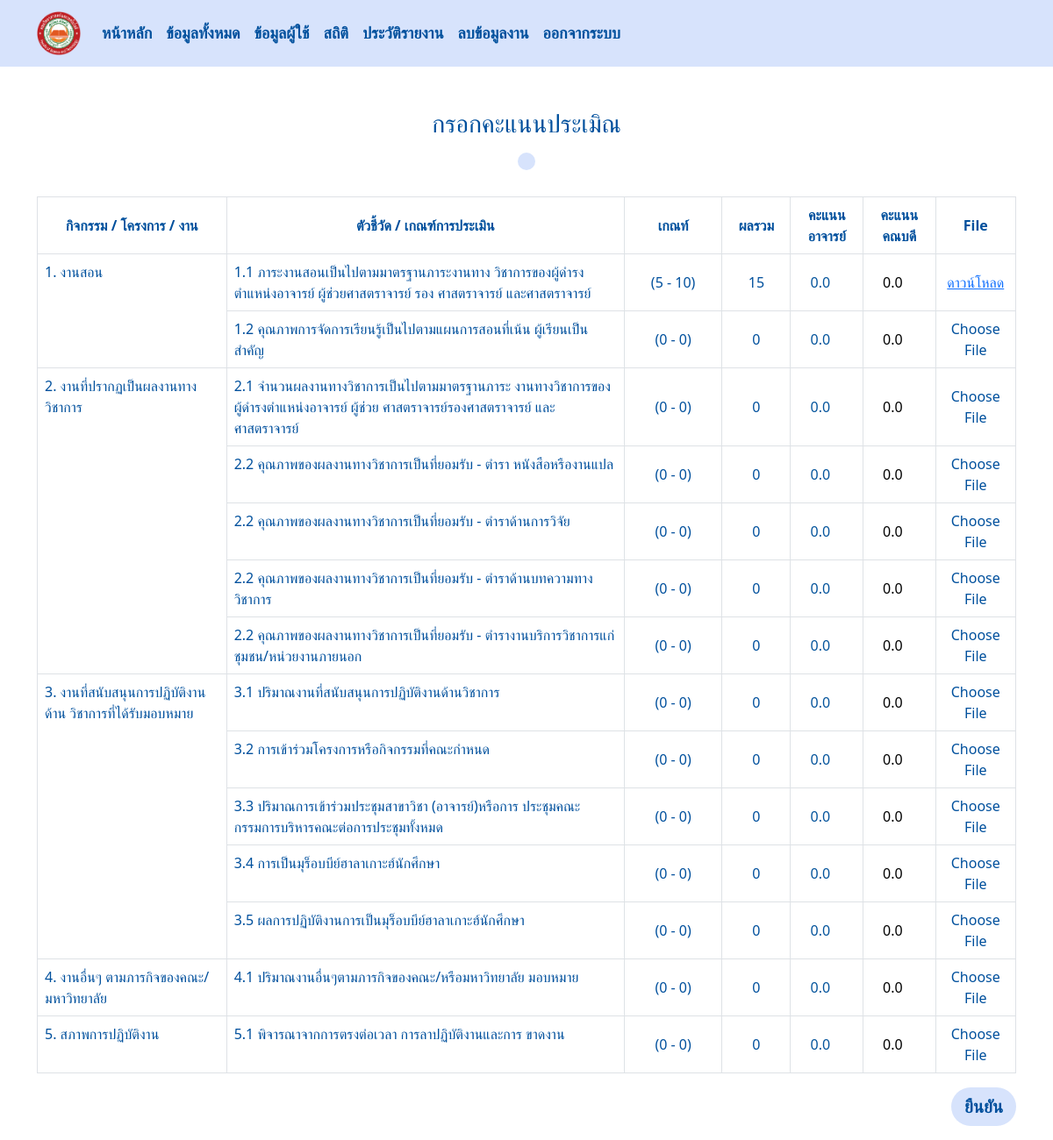
The app's page /conclusion/5/ (signed in) with its own data.
### managesystem/models.py (models this page shows, shortened)
class Result(models.Model):
    employee = models.ForeignKey(Employee, on_delete=models.CASCADE)
    work = models.ForeignKey(Setunit, on_delete=models.CASCADE)
    term1 = models.PositiveIntegerField(default=0)
    term2 = models.PositiveIntegerField(default=0)
    total = models.PositiveIntegerField(default=0)
    employee_score = models.FloatField(default=0.0)
    dean_score = models.FloatField(default=0.0)
    result_score = models.FloatField(default=0.0)
    file = models.FileField(upload_to=user_directory_path, blank=True, null=True)

class Work(models.Model):
    name = models.CharField(max_length=100) ### col for กิจกรรม
    description = models.TextField() ### col for ตัวชี่วัด

class Setunit(models.Model):
    name = models.ForeignKey(Work,on_delete=models.CASCADE) ### ตำแหน่ง
    minunit = models.PositiveIntegerField(default=0) ### ค่าน้ำหนักตำ
    maxunit = models.PositiveIntegerField(default=0) ### สูง
    POSITION_CHOICES = [
        ('Dean', 'Dean'),
        ('Lecturer', 'Lecturer'),
        ('Researcher', 'Researcher'),
    ]
    position = models.CharField(max_length=50, choices=POSITION_CHOICES)

### managesystem/views.py (the view)
    def wrapper(request, *args, **kwargs):
        if not request.user.is_authenticated:
            messages.info(request, "กรุณาเข้าสู่ระบบ")  # Custom message
            return redirect('login')  # Redirect to login URL
        return function(request, *args, **kwargs)

### managesystem/views.py (called while the page is built, shortened)
def custom_login_required(function):
    def wrapper(request, *args, **kwargs):
        if not request.user.is_authenticated:
            messages.info(request, "กรุณาเข้าสู่ระบบ")  # Custom message
            return redirect('login')  # Redirect to login URL
        return function(request, *args, **kwargs)
    return wrapper

@custom_login_required
def conclusion(request, employee_id):
    employee = get_object_or_404(Employee, id=employee_id)
    results = Result.objects.filter(employee=employee)
    grouped_works = {key: list(group) for key, group in itertools.groupby(results, key=lambda x: x.work.name.name)}
    total_sum = (results.aggregate(Sum('total'))['total__sum'] or 0)
    score_sum = (results.aggregate(Sum('result_score'))['result_score__sum'] or 0)
    result_sum = float(score_sum / total_sum)
    context = {
        'grouped_works': grouped_works,
        'employee': employee,
        'total_sum': total_sum,
        'score_sum': score_sum,
        'result_sum': result_sum
    }
    return render(request,"conclusion.html", context)

### templates/conclusion.html (shortened to what this page needs)
{% include 'navbar.html' %}
<!DOCTYPE html>
<html lang="en">
<head>
    {% load static %}
    <link rel="stylesheet" href="{% static 'css/conclusion.css' %}">
</head>
<body>
    <div class="container mt-5">
        <h3 class="text-center mb-3">กรอกคะแนนประเมิณ</h3>
        <div class="text-center">
        <h3 class="mb-4 name">{{employee.username.first_name}} {{employee.username.last_name}}</h3>
    </div>
        <div class="table-responsive">
            <form action="" method="POST" enctype="multipart/form-data">
                <table id="workdata-table" class="table table-bordered">
                    <thead class="thead-dark">
                        <tr class="text-center align-middle">
                            <th data-filter="true" data-filter-type="select">กิจกรรม / โครงการ / งาน</th>
                            <th data-filter="true" data-filter-type="select">ตัวชี้วัด / เกณฑ์การประเมิน</th>
                            <th data-filter="true" data-filter-type="select">เกณท์</th>
                            <th data-filter="true" data-filter-type="select">ผลรวม</th>
                            <th data-filter="true" data-filter-type="select">คะแนนอาจารย์</th>
                            {% if user.employee.position == "Dean" %}
                            <th data-filter="true" data-filter-type="select">คะแนนคณบดี</th>
                            <th id="sem2Header" data-filter="true" data-filter-type="select">File</th>
                            {% else %}
                            <th id="sem2Header" data-filter="true" data-filter-type="select">อัพโหลดFile ZIP</th>
                            <th data-filter="true" data-filter-type="select" style="display: none;">คะแนนคณบดี</th>
                            <th id="sem2Header" data-filter="true" data-filter-type="select" style="display: none;">ค่าคะแนนถ่วงน้ำหนัก</th>
                            {% endif %}
                        </tr>
                    </thead>
                    <tbody>
                        {% for group_name, group_works in grouped_works.items %}
                        <tr>
                            <td rowspan="{{ group_works|length }}">{{ group_name }}</td>
                            <td name="{{group_works.0.work.name.id}}">{{ group_works.0.work.name.description }}</td>
                            <td class="text-center align-middle" style="width: 10%;">
                                ({{group_works.0.work.minunit}} - {{group_works.0.work.maxunit}})
                            </td>
                            <td class="text-center align-middle" style="width: 7%;">
                                {{group_works.0.total}}
                            </td>
                            <td  class="align-middle text-center">
                                {% if user.employee.position == 'Dean' %}
                                    {% if user.first_name == employee.username.first_name %}
                                    <input class="text-center" type="number" step="0.1" min="0" max="5" value="{{ group_works.0.employee_score }}" name="employee_score_{{ group_works.0.id }}">
                                    {% else %}
                                    <input class="text-center" style="color: #04549c;" type="number" step="0.1" min="0" max="5" value="{{ group_works.0.employee_score }}" name="employee_score_{{ group_works.0.id }}" readonly>
                                    {% endif %}
                                {% else %}
                                <input class="text-center" type="number" step="0.1" min="0" max="5" value="{{ group_works.0.employee_score }}" name="employee_score_{{ group_works.0.id }}">
                                {% endif %}
                            </td>
                            {% if user.employee.position == 'Dean' %}
                            <td  data-id="{{ group_works.0.work.id }}" class="text-center align-middle">
                                <input class="text-center" type="number" step="0.1" min="0" max="5" value="{{ group_works.0.dean_score }}" name="dean_score_{{ group_works.0.id }}">
                            </td>
                            {% else %}
                            <td  data-id="{{ group_works.0.work.id }}" class="text-center align-middle" style="display: none;">
                                <input class="text-center" type="number" step="0.1" min="0" max="5" value="{{ group_works.0.dean_score }}" name="dean_score_{{ group_works.0.id }}">
                            </td>
                            {% endif %}
                            <td class="text-center align-middle">
                            {% if group_works.0.file %}
                                <a href="{% url 'download_file' group_works.0.id %}">ดาวน์โหลด</a>
                            {% else %}
                                <label for="fileInput-{{ group_works.0.id }}" class="custom-file-label" style="cursor: pointer;">Choose File</label>
                            {% endif %}</td>
                        </tr>
                            {% for work in group_works|slice:"1:" %}
                                    <tr>
                                        <td>{{ work.work.name.description }}</td>
                                            <td class="text-center align-middle" style="width: 10%;">
                                                ({{work.work.minunit}} - {{work.work.maxunit}})
                                            </td>
                                        <td  class="text-center align-middle">
                                            {{work.total}}
                                        </td>
                                        <td  class="align-middle text-center">
                                            {% if user.employee.position == 'Dean' %}
                                                {% if user.first_name == employee.username.first_name  %}
                                                <input class="text-center" type="number" step="0.1" min="0" max="5" value="{{ work.employee_score }}" name="employee_score_{{work.id}}">
                                                {% else %}
                                                <input class="text-center" style="color: #04549c;" type="number" step="0.1" min="0" max="5" value="{{ work.employee_score }}" name="employee_score_{{work.id}}" readonly>
                                                {% endif %}
                                            {% else %}
                                            <input class="text-center" type="number" step="0.1" min="0" max="5" value="{{ work.employee_score }}" name="employee_score_{{work.id}}">
                                            {% endif %}
                                        </td>
                                        {% if user.employee.position == 'Dean' %}
                                        <td  class="align-middle text-center">
                                            <input class="text-center" type="number" step="0.1" min="0" max="5" value="{{ work.dean_score }}"  name="dean_score_{{work.id}}">
                                        </td>
                                        {% endif %}
                                        <td class="text-center align-middle">
                                        {% if work.file %}
                                            <a href="{% url 'download_file' work.id %}">ดาวน์โหลด</a>
                                        {% else %}
                                            <label for="fileInput-{{ work.id }}" class="custom-file-label" style="cursor: pointer;">Choose File</label>
                                        {% endif %}</td>
                                    </tr>
                                    {% endfor %}
                                    {% endfor %}
                        </tbody>
                    </table>
                        <div class="d-flex justify-content-end mb-3">
                            <button type="submit" style="border-radius: 50px; font-size: 20px;">ยืนยัน</button>
                        </div>
                </form>
        </div>
    </div>
</body>
</html>

### static/css/conclusion.css (style rules this page uses)
h1,h2,h3,h4,h5,h6,p,td,th { color: #00509D; }
button { background-color: #D7E3FC; border: 0px; padding: 7px 15px; color: #00509D; font-weight: bold; }
.container .name { display: inline-block; font-size: 24px; background-color: #D7E3FC; border-radius: 50px; padding: 10px; font-weight: bold; }
input { background: none; border: none; width: 100%; }

### records on screen
Result: name "1. งานสอน", work.description "1.1 ภาระงานสอนเป็นไปตามมาตรฐานภาระงานทาง วิชาการของผู้ดำรงตำแหน่งอาจารย์ ผู้ช่วยศาสตราจารย์ รอง ศาสตราจารย์ และศาสตราจารย์", work.minunit "5", work.maxunit "10", total "15", employee_score "0.0", dean_score "0.0", shows "ดาวน์โหลด"
Result: work.name.description "1.2 คุณภาพการจัดการเรียนรู้เป็นไปตามแผนการสอนที่เน้น ผู้เรียนเป็นสำคัญ", work.minunit "0", work.maxunit "0", total "0", employee_score "0.0", dean_score "0.0"
Result: name "2. งานที่ปรากฏเป็นผลงานทางวิชาการ", work.description "2.1 จำนวนผลงานทางวิชาการเป็นไปตามมาตรฐานภาระ งานทางวิชาการของผู้ดำรงตำแหน่งอาจารย์ ผู้ช่วย ศาสตราจารย์รองศาสตราจารย์ และศาสตราจารย์", work.minunit "0", work.maxunit "0", total "0", employee_score "0.0", dean_score "0.0"
Result: work.name.description "2.2 คุณภาพของผลงานทางวิชาการเป็นที่ยอมรับ - ตำรา หนังสือหรืองานแปล", work.minunit "0", work.maxunit "0", total "0", employee_score "0.0", dean_score "0.0"
Result: work.name.description "2.2 คุณภาพของผลงานทางวิชาการเป็นที่ยอมรับ - ตำราด้านการวิจัย", work.minunit "0", work.maxunit "0", total "0", employee_score "0.0", dean_score "0.0"
Result: work.name.description "2.2 คุณภาพของผลงานทางวิชาการเป็นที่ยอมรับ - ตำราด้านบทความทางวิชาการ", work.minunit "0", work.maxunit "0", total "0", employee_score "0.0", dean_score "0.0"
Result: work.name.description "2.2 คุณภาพของผลงานทางวิชาการเป็นที่ยอมรับ - ตำรางานบริการวิชาการแก่ชุมชน/หน่วยงานภายนอก", work.minunit "0", work.maxunit "0", total "0", employee_score "0.0", dean_score "0.0"
Result: name "3. งานที่สนับสนุนการปฏิบัติงานด้าน วิชาการที่ได้รับมอบหมาย", work.description "3.1 ปริมาณงานที่สนับสนุนการปฏิบัติงานด้านวิชาการ", work.minunit "0", work.maxunit "0", total "0", employee_score "0.0", dean_score "0.0"
Result: work.name.description "3.2 การเข้าร่วมโครงการหรือกิจกรรมที่คณะกำหนด", work.minunit "0", work.maxunit "0", total "0", employee_score "0.0", dean_score "0.0"
Result: work.name.description "3.3 ปริมาณการเข้าร่วมประชุมสาขาวิชา (อาจารย์)หรือการ ประชุมคณะกรรมการบริหารคณะต่อการประชุมทั้งหมด", work.minunit "0", work.maxunit "0", total "0", employee_score "0.0", dean_score "0.0"
Result: work.name.description "3.4 การเป็นมุร็อบบีย์ฮาลาเกาะฮ์นักศึกษา", work.minunit "0", work.maxunit "0", total "0", employee_score "0.0", dean_score "0.0"
Result: work.name.description "3.5 ผลการปฏิบัติงานการเป็นมุร็อบบีย์ฮาลาเกาะฮ์นักศึกษา", work.minunit "0", work.maxunit "0", total "0", employee_score "0.0", dean_score "0.0"
Result: name "4. งานอื่นๆ ตามภารกิจของคณะ/ มหาวิทยาลัย", work.description "4.1 ปริมาณงานอื่นๆตามภารกิจของคณะ/หรือมหาวิทยาลัย มอบหมาย", work.minunit "0", work.maxunit "0", total "0", employee_score "0.0", dean_score "0.0"
Result: name "5. สภาพการปฏิบัติงาน", work.description "5.1 พิจารณาจากการตรงต่อเวลา การลาปฏิบัติงานและการ ขาดงาน", work.minunit "0", work.maxunit "0", total "0", employee_score "0.0", dean_score "0.0"
